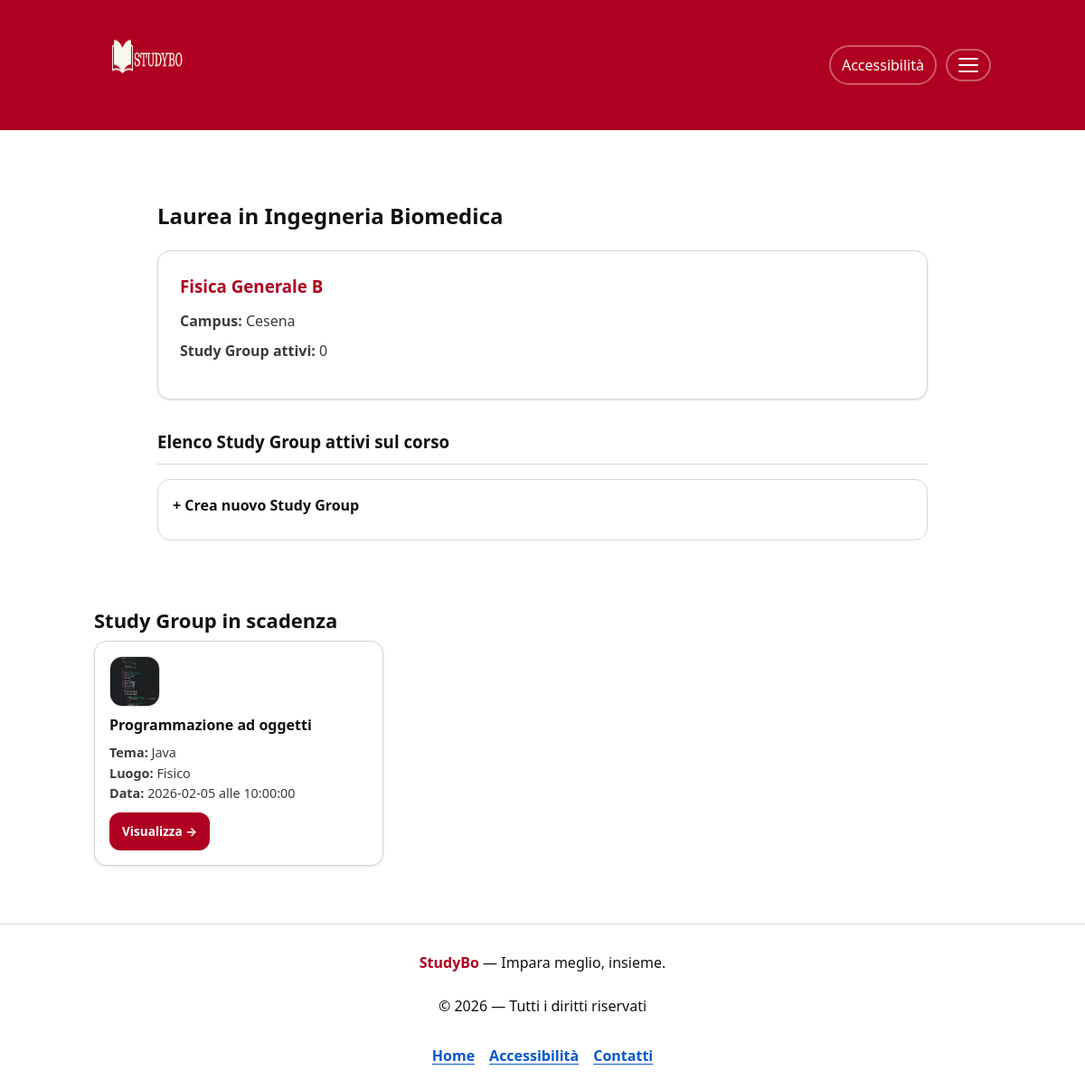
/esame.php?idcdl=2&idesame=19, run on the app's committed database.
### tables this page shows
CREATE TABLE `cdl` (
  `idcdl` int(11) NOT NULL,
  `nomecdl` char(200) NOT NULL,
  `sede` char(30) NOT NULL,
  `img` char(100) NOT NULL,
  `durata` int(11) NOT NULL,
  `descrizionecdl` longtext NOT NULL
);

CREATE TABLE `esame` (
  `idcdl` int(11) NOT NULL,
  `idesame` int(11) NOT NULL,
  `nomeesame` char(100) NOT NULL,
  `annoesame` int(11) NOT NULL,
  `imgesame` char(100) NOT NULL,
  `principale` tinyint(1) NOT NULL
);

CREATE TABLE `studygroup` (
  `idcdl` int(11) NOT NULL,
  `idesame` int(11) NOT NULL,
  `idstudygroup` int(11) NOT NULL,
  `idlingua` char(5) NOT NULL,
  `tema` char(30) NOT NULL,
  `luogo` char(20) NOT NULL,
  `dettaglioluogo` text NOT NULL,
  `data` date NOT NULL,
  `ora` time NOT NULL,
  `amministratoresg` char(100) NOT NULL
);

### esame.php (called while the page is built, shortened)
<?php
require_once 'bootstrap.php';
$templateParams["esame"] = $dbh->getEsameById($_GET["idcdl"], $_GET["idesame"]);
if (isset($_SESSION["username"]) && isset($_GET["idcdl"]) && isset($_GET["idesame"]) && !empty($templateParams["esame"])) {
    $templateParams["amministratore"] = $dbh->isAdmin($_SESSION["username"])[0]["amministratore"];
    $templateParams["nomeutente"] = $dbh->getNameUser($_SESSION["username"])[0]["nome"];
    if (
        isset($_GET["idcdl"]) && isset($_GET["idesame"]) && !empty($templateParams["esame"]) &&
        isset($_POST["luogo"]) && isset($_POST["ora-da"]) && isset($_POST["ora-a"]) && isset($_POST["idlingua"])
    ) {
        $last = $dbh->getLastIdPreferenza($_GET["idcdl"], $_GET["idesame"], $_SESSION["username"]);
        $lastpref = (!empty($last) && isset($last[0]["lastpref"])) ? (int)$last[0]["lastpref"] : 0;
        $templateParams["maxidpreferenza"] = $lastpref + 1;
        $ok = $dbh->addPreferenza(
            $_SESSION["username"],
            $_GET["idcdl"],
            $_GET["idesame"],
            $templateParams["maxidpreferenza"],
            $_POST["luogo"],
            $_POST["ora-da"],
            $_POST["ora-a"],
            $_POST["idlingua"]
        );
        if ($ok) {
            $_SESSION["flash_msg"] = "Preferenza aggiunta!";
            header(
                "Location: esame.php?idcdl=" . urlencode((string)$_GET["idcdl"]) .
                "&idesame=" . urlencode((string)$_GET["idesame"])
            );
            exit;
        } else {
            $templateParams["flash_err"] = "Errore: preferenza non aggiunta.";
        }
    }
} else {
    $templateParams["amministratore"] = 9;
    $templateParams["nomeutente"] = "";
}
if (isset($_GET["idcdl"]) && isset($_GET["idesame"]) && !empty($templateParams["esame"])) {
    $templateParams["cdlesame"] = $dbh->getNameCdlById($_GET["idcdl"]);
    $templateParams["titolo"] = "StudyBo - " . $templateParams["esame"][0]["nomeesame"];
    $templateParams["nome"] = "esame.php";
    $templateParams["studygrattivi"] = $dbh->getActiveStudyGroup($_GET["idcdl"], $_GET["idesame"]);
    $templateParams["lingua"] = $dbh->getLingua();
    $templateParams["partecipanti"] = $dbh->getPart($_GET["idcdl"], $_GET["idesame"]);
    $templateParams["stgresame"] = $dbh->getNumberSg($_GET["idcdl"], $_GET["idesame"]);
} else {
    $templateParams["nome"] = "erroreesame.php";
    $templateParams["titolo"] = "StudyBo - Esame non esistente";
}
$templateParams["studygroupscadenza"] = $dbh->getStGrScad();
require 'template/base.php';
?>

### db/DatabaseHelper.php (called while the page is built, shortened)
<?php
class DatabaseHelper {
    private $db;
    public function __construct($servername, $username, $password, $dbname, $port){
        $this->db = new mysqli($servername, $username, $password, $dbname, $port);
    }
    public function getCdlById($id){
        $stmt = $this->db->prepare("SELECT * FROM cdl WHERE idcdl = ?");
        $stmt->bind_param('i', $id);
        $stmt->execute();
        return $stmt->get_result()->fetch_all(MYSQLI_ASSOC);
    }
    public function getEsameById($idcdl, $idesame = null){
        if($idesame === null){
            $stmt = $this->db->prepare("SELECT * FROM esame WHERE idesame = ?");
            $stmt->bind_param('i', $idcdl);
        } else {
            $stmt = $this->db->prepare("SELECT * FROM esame WHERE idcdl = ? AND idesame = ?");
            $stmt->bind_param('ii', $idcdl, $idesame);
        }
        $stmt->execute();
        return $stmt->get_result()->fetch_all(MYSQLI_ASSOC);
    }
    public function getStGrScad(){
        return $this->db->query("SELECT S.*, E.nomeesame, E.imgesame FROM studygroup S JOIN esame E ON S.idesame = E.idesame WHERE S.data = CURRENT_DATE ORDER BY S.ora")->fetch_all(MYSQLI_ASSOC);
    }
    public function getLingua(){ return $this->db->query("SELECT * FROM lingua")->fetch_all(MYSQLI_ASSOC); }
    public function getNameCdlById($id){
        return $this->getCdlById($id);
    }
    public function getActiveStudyGroup($idcdl, $idesame){
        $query = "SELECT *
                FROM studygroup
                WHERE idcdl = ? AND idesame = ?
                    AND data >= CURRENT_DATE";
        $stmt = $this->db->prepare($query);
        $stmt->bind_param('ii', $idcdl, $idesame);
        $stmt->execute();
        return $stmt->get_result()->fetch_all(MYSQLI_ASSOC);
    }
    public function getNumberSg($idcdl, $idesame){
        $query = "SELECT COUNT(*) AS numsg
                FROM studygroup
                WHERE idcdl = ? AND idesame = ?
                    AND data >= CURRENT_DATE";
        $stmt = $this->db->prepare($query);
        $stmt->bind_param('ii', $idcdl, $idesame);
        $stmt->execute();
        return $stmt->get_result()->fetch_all(MYSQLI_ASSOC);
    }
    public function getPart($idcdl, $idesame){
        $query = "SELECT * FROM adesione WHERE idcdl = ? AND idesame = ?";
        $stmt = $this->db->prepare($query);
        $stmt->bind_param('ii', $idcdl, $idesame);
        $stmt->execute();
        $result = $stmt->get_result();
        return $result->fetch_all(MYSQLI_ASSOC);
    }
}
?>

### bootstrap.php (called while the page is built, shortened)
<?php
require_once 'db/DatabaseHelper.php';
$dbh = new DatabaseHelper(DB_HOST, DB_USER, DB_PASS, DB_NAME, DB_PORT);
?>

### template/base.php (the view, shortened to what this page needs)
<!DOCTYPE html>
<html lang="it">
<head>
    <link rel="stylesheet" href="style.css?v=1.1"/>
    </head>
<body onload="typeof checkNotifica === 'function' && checkNotifica()">
    <?php include __DIR__ . '/../header.php'; ?>
    <main class="pagina" id="contenuto">
        <?php
        if (isset($templateParams["nome"])) {
            $view = __DIR__ . '/' . ltrim($templateParams["nome"], '/\\');
            require $view;
        }
        ?>
        <?php if(isset($templateParams["studygroupscadenza"]) && !empty($templateParams["studygroupscadenza"])): ?>
        <section class="sezione" aria-labelledby="scadenze-sidebar-title">
            <div class="section-head">
                <h2 id="scadenze-sidebar-title">Study Group in scadenza</h2>
            </div>
            <div class="griglia-corsi">
                <?php foreach($templateParams["studygroupscadenza"] as $cardstudygr): ?>
                    <article class="card-corso">
                        <div class="card-icon">
                            <img src="img/esami/<?php echo $cardstudygr["imgesame"]; ?>" alt="">
                        </div>
                        <h3 class="card-title"><?php echo e($cardstudygr["nomeesame"]); ?></h3>
                        <ul class="card-meta">
                            <li><strong>Tema:</strong> <?php echo e($cardstudygr["tema"]); ?></li>
                            <li><strong>Luogo:</strong> <?php echo e($cardstudygr["luogo"]); ?></li>
                            <li><strong>Data:</strong> <?php echo e($cardstudygr["data"]); ?> alle <?php echo e($cardstudygr["ora"]); ?></li>
                        </ul>
                        <a class="btn-primary btn-small" href="studygroup.php?idcdl=<?php echo $cardstudygr["idcdl"]; ?>&idesame=<?php echo $cardstudygr["idesame"]; ?>&idstudygroup=<?php echo $cardstudygr["idstudygroup"]; ?>">Visualizza →</a>
                    </article>
                <?php endforeach; ?>
            </div>
        </section>
        <?php endif; ?>
    </main>
    <?php include __DIR__ . '/../footer.php'; ?>
</body>
</html>

### template/esame.php (shortened to what this page needs)
<section class="esame">
    <h2><?php echo $templateParams["cdlesame"][0]["nomecdl"]; ?></h2>
    <div class="card-esame">
        <div class="card-text">
            <h3><?php echo $templateParams["esame"][0]["nomeesame"]; ?></h3>
            <ul>
                <li><strong>Campus:</strong> <?php echo $templateParams["cdlesame"][0]["sede"]; ?></li>
                <li><strong>Study Group attivi:</strong> <?php echo $templateParams["stgresame"][0]["numsg"]; ?></li>
            </ul>
        </div>
    </div>
    <div class="study-gr-corso">
        <h3>Elenco Study Group attivi sul corso</h3>
        <a href="crea-sg.php?idcdl=<?php echo $_GET["idcdl"]; ?>&idesame=<?php echo $_GET["idesame"]; ?>">
            <div class="card-study-gr">
                <div class="card-stGr-text">
                    <h4>+ Crea nuovo Study Group</h4>
                </div>
            </div>
        </a>
    </div>
</section>

### style.css (style rules this page uses)
:root { --bg: #ffffff; --text: #111111; --muted: #3b3b3b; --border: #d6d6d6; --surface: #ffffff; --surface-2: #fafafa; --light-gray: #f7f7f7; --brand-dark: #8b0018; --text-main: var(--text); --text-muted: var(--muted); --bg-white: var(--bg); --footer-bg: var(--bg); --brand: #B00020; --brand-contrast: #ffffff; --link: #0b57d0; --radius: 14px; --shadow: 0 1px 3px rgba(0,0,0,.12); --maxw: 1040px; --font: system-ui, -apple-system, Segoe UI, Roboto, Arial, sans-serif; --font-scale: 1; --space-1: 8px; --space-2: 12px; --space-3: 16px; --space-4: 24px; --space-5: 32px; }
* { box-sizing: border-box; }
html { font-size: calc(16px * var(--font-scale)); font-family: var(--font); color: var(--text); background: var(--bg); }
body { margin: 0; line-height: 1.55; }
img { max-width: 100%; height: auto; display: block; }
a { color: var(--link); text-underline-offset: 3px; }
.pagina { max-width: var(--maxw); margin: 0 auto; padding: var(--space-5) var(--space-4); }
.btn-primary { background: var(--brand); color: var(--brand-contrast); border: 2px solid transparent; border-radius: 12px; padding: 12px 14px; cursor: pointer; font-weight: 700; text-decoration: none; display: inline-block; }
.btn-small { display: inline-block; padding: 10px 12px; text-decoration: none; }
.sezione { margin-top: var(--space-5); }
.section-head h2 { margin: 0 0 6px 0; font-size: 22px; }
.griglia-corsi { display: grid; grid-template-columns: repeat(3, minmax(0, 1fr)); gap: var(--space-3); }
.card-corso, .card-scadenza { border: 1px solid var(--border); border-radius: var(--radius); box-shadow: var(--shadow); background: #fff; padding: var(--space-3); overflow: hidden; }
.card-icon { width: 56px; height: 56px; border-radius: 14px; border: 1px solid var(--border); overflow: hidden; margin-bottom: 10px; }
.card-icon img { width: 100%; height: 100%; object-fit: cover; }
.card-title { margin: 0 0 6px 0; font-size: 16px; line-height: 1.25; }
.card-meta { margin: 0 0 4px 0; color: var(--muted); }
.card-meta { margin: 10px 0; font-size: 0.9rem; color: var(--muted); }
ul.card-meta, ol.card-meta { list-style: none; padding: 0; }
.btn-small { padding: 8px 12px; font-size: 0.85rem; }
.esame { max-width: 900px; margin: 0 auto; padding: var(--space-4); }
.esame .card-esame { display: flex; gap: var(--space-3); background: var(--bg); border: 1px solid var(--border); border-radius: var(--radius); box-shadow: var(--shadow); overflow: hidden; margin-bottom: var(--space-5); }
.esame .card-esame .card-text { padding: var(--space-4); flex: 1; }
.esame .card-esame h3 { margin: 0 0 var(--space-2) 0; color: var(--brand); }
.esame .card-esame ul { list-style: none; padding: 0; margin: 0 0 var(--space-3) 0; display: grid; gap: 8px; }
.esame .card-esame li { color: var(--muted); }
.esame .study-gr-corso h3 { margin: 0 0 var(--space-3) 0; border-bottom: 1px solid var(--border); padding-bottom: 10px; }
.esame .study-gr-corso a { text-decoration: none; color: inherit; display: block; margin-bottom: 15px; }
.esame .card-study-gr { display: flex; align-items: center; gap: var(--space-3); background: var(--bg); border: 1px solid var(--border); border-radius: var(--radius); padding: var(--space-3); transition: transform 0.2s ease, box-shadow 0.2s ease, border-color 0.2s ease; }
.esame .card-stGr-text { flex: 1; }
.esame .card-stGr-text h4 { margin: 0 0 10px 0; }

### data on the page
cdl: nomecdl "Laurea in Ingegneria Biomedica", sede "Cesena"
esame: nomeesame "Fisica Generale B"
studygroup: esame.imgesame (picture), esame.nomeesame "Programmazione ad oggetti", tema "Java", luogo "Fisico", data "2026-02-05", ora "10:00:00"

### other printed values
$templateParams["stgresame"][0]["numsg"] "0"
